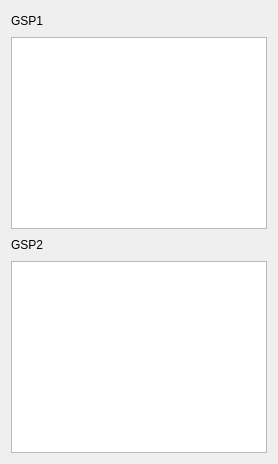
            <widget class="QWidget" name="tab_work_ins_viewer">
             <attribute name="title">
              <string>Work Instructions Viewer</string>
             </attribute>
             <layout class="QGridLayout" name="grid_layout_work_ins_viewer">
              <item row="0" column="0">
               <layout class="QVBoxLayout" name="vertical_layout_work_ins_viewer">
                <item>
                 <layout class="QHBoxLayout" name="horizontal_layout_work_ins_viewer">
                  <item>
                   <widget class="QLabel" name="label_work_ins_viewer_GSP1">
                    <property name="text">
                     <string>GSP1</string>
                    </property>
                   </widget>
                  </item>
                  <item>
                   <spacer name="horizontal_spacer_work_ins_viewer_GSP1">
                    <property name="orientation">
                     <enum>Qt::Horizontal</enum>
                    </property>
                    <property name="sizeHint" stdset="0">
                     <size>
                      <width>40</width>
                      <height>20</height>
                     </size>
                    </property>
                   </spacer>
                  </item>
                 </layout>
                </item>
                <item>
                 <widget class="QTableView" name="table_view_work_ins_viewer_GSP1"/>
                </item>
                <item>
                 <layout class="QHBoxLayout" name="horizontal_layout_work_ins_viewer_2">
                  <item>
                   <widget class="QLabel" name="label_work_ins_viewer_GSP2">
                    <property name="text">
                     <string>GSP2</string>
                    </property>
                   </widget>
                  </item>
                  <item>
                   <spacer name="horizontal_spacer_works_ins_GSP2">
                    <property name="orientation">
                     <enum>Qt::Horizontal</enum>
                    </property>
                    <property name="sizeHint" stdset="0">
                     <size>
                      <width>40</width>
                      <height>20</height>
                     </size>
                    </property>
                   </spacer>
                  </item>
                 </layout>
                </item>
                <item>
                 <widget class="QTableView" name="table_view_work_ins_viewer_GSP2"/>
                </item>
               </layout>
              </item>
             </layout>
            </widget>
